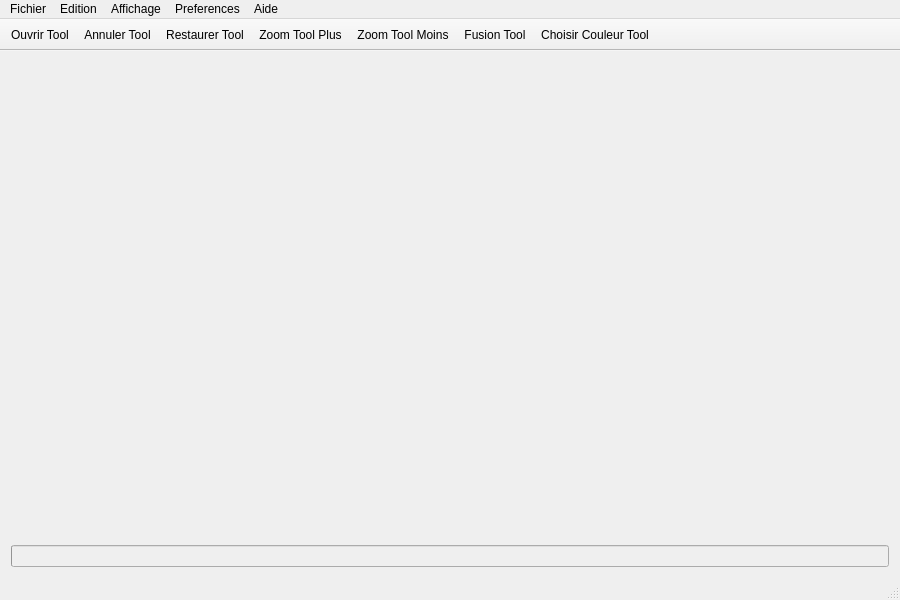
<?xml version="1.0" encoding="UTF-8"?>
<ui version="4.0">
 <class>ToolBar</class>
 <widget class="QMainWindow" name="ToolBar">
  <property name="geometry">
   <rect>
    <x>0</x>
    <y>0</y>
    <width>900</width>
    <height>600</height>
   </rect>
  </property>
  <property name="minimumSize">
   <size>
    <width>900</width>
    <height>600</height>
   </size>
  </property>
  <property name="windowTitle">
   <string>ToolBar</string>
  </property>
  <widget class="QWidget" name="centralWidget">
   <layout class="QVBoxLayout" name="verticalLayout">
    <item>
     <widget class="QWidget" name="widget" native="true">
      <property name="minimumSize">
       <size>
        <width>0</width>
        <height>539</height>
       </size>
      </property>
     </widget>
    </item>
    <item>
     <widget class="QProgressBar" name="progressBar">
      <property name="enabled">
       <bool>false</bool>
      </property>
      <property name="value">
       <number>0</number>
      </property>
      <property name="alignment">
       <set>Qt::AlignBottom|Qt::AlignRight|Qt::AlignTrailing</set>
      </property>
      <property name="textVisible">
       <bool>false</bool>
      </property>
     </widget>
    </item>
   </layout>
  </widget>
  <widget class="QMenuBar" name="menuBar">
   <property name="geometry">
    <rect>
     <x>0</x>
     <y>0</y>
     <width>900</width>
     <height>22</height>
    </rect>
   </property>
   <property name="sizePolicy">
    <sizepolicy hsizetype="Expanding" vsizetype="Expanding">
     <horstretch>0</horstretch>
     <verstretch>0</verstretch>
    </sizepolicy>
   </property>
   <property name="nativeMenuBar">
    <bool>false</bool>
   </property>
   <widget class="QMenu" name="menuFichier">
    <property name="title">
     <string>Fichier</string>
    </property>
    <addaction name="actionNouveauTableauAleatoire"/>
    <addaction name="actionOuvrirTableau"/>
    <addaction name="separator"/>
    <addaction name="actionSauvegarder"/>
    <addaction name="actionEnregistrerSous"/>
    <addaction name="actionExporter"/>
    <addaction name="actionApercuAvantImpression"/>
    <addaction name="actionImprimer"/>
   </widget>
   <widget class="QMenu" name="menuEdition">
    <property name="title">
     <string>Edition</string>
    </property>
    <addaction name="actionAnnuler"/>
    <addaction name="actionRestaurer"/>
    <addaction name="separator"/>
    <addaction name="actionToutSelectionner"/>
    <addaction name="separator"/>
    <addaction name="actionCopier"/>
    <addaction name="separator"/>
    <addaction name="actionFusionner"/>
   </widget>
   <widget class="QMenu" name="menuAffichage">
    <property name="title">
     <string>Affichage</string>
    </property>
    <addaction name="actionZoomPlus"/>
    <addaction name="actionZoomMoins"/>
    <addaction name="actionImageTailleReelle"/>
    <addaction name="actionPleinEcran"/>
    <addaction name="separator"/>
    <addaction name="actionBarreDEtat"/>
    <addaction name="actionBarreDOutils"/>
   </widget>
   <widget class="QMenu" name="menuPreferences">
    <property name="title">
     <string>Preferences</string>
    </property>
    <addaction name="actionModeSombre"/>
    <addaction name="separator"/>
    <addaction name="actionLangues"/>
    <addaction name="separator"/>
    <addaction name="actionChoisirCouleurs"/>
   </widget>
   <widget class="QMenu" name="menuAide">
    <property name="title">
     <string>Aide</string>
    </property>
    <addaction name="actionManuelAide"/>
    <addaction name="actionAide"/>
   </widget>
   <addaction name="menuFichier"/>
   <addaction name="menuEdition"/>
   <addaction name="menuAffichage"/>
   <addaction name="menuPreferences"/>
   <addaction name="menuAide"/>
  </widget>
  <widget class="QToolBar" name="toolBar">
   <property name="sizePolicy">
    <sizepolicy hsizetype="Expanding" vsizetype="Preferred">
     <horstretch>0</horstretch>
     <verstretch>0</verstretch>
    </sizepolicy>
   </property>
   <property name="minimumSize">
    <size>
     <width>32</width>
     <height>32</height>
    </size>
   </property>
   <property name="windowTitle">
    <string>toolBar</string>
   </property>
   <property name="movable">
    <bool>false</bool>
   </property>
   <attribute name="toolBarArea">
    <enum>TopToolBarArea</enum>
   </attribute>
   <attribute name="toolBarBreak">
    <bool>false</bool>
   </attribute>
   <addaction name="actionOuvrirTool"/>
   <addaction name="actionAnnulerTool"/>
   <addaction name="actionRestaurerTool"/>
   <addaction name="actionZoomPlusTool"/>
   <addaction name="actionZoomMoinsTool"/>
   <addaction name="actionFusionTool"/>
   <addaction name="actionChoisirCouleurTool"/>
  </widget>
  <widget class="QStatusBar" name="barreDeStatut"/>
  <action name="actionNouveauTableauAleatoire">
   <property name="icon">
    <iconset>
     <normaloff>../Icones/icons8-ajouter-48.png</normaloff>../Icones/icons8-ajouter-48.png</iconset>
   </property>
   <property name="text">
    <string>Nouveau tableau aleatoire...</string>
   </property>
   <property name="shortcut">
    <string>Ctrl+N</string>
   </property>
  </action>
  <action name="actionOuvrirTableau">
   <property name="icon">
    <iconset>
     <normaloff>../Icones/icons8-ajouter-un-onglet-48(1).png</normaloff>../Icones/icons8-ajouter-un-onglet-48(1).png</iconset>
   </property>
   <property name="text">
    <string>Ouvrir tableau...</string>
   </property>
   <property name="shortcut">
    <string>Ctrl+O</string>
   </property>
  </action>
  <action name="actionSauvegarder">
   <property name="icon">
    <iconset>
     <normaloff>../Icones/icons8-sauvegarder-48.png</normaloff>../Icones/icons8-sauvegarder-48.png</iconset>
   </property>
   <property name="text">
    <string>Enregistrer</string>
   </property>
   <property name="shortcut">
    <string>Ctrl+S</string>
   </property>
  </action>
  <action name="actionExporter">
   <property name="icon">
    <iconset>
     <normaloff>../Icones/icons8-image-entière-48.png</normaloff>../Icones/icons8-image-entière-48.png</iconset>
   </property>
   <property name="text">
    <string>Exporter...</string>
   </property>
  </action>
  <action name="actionImprimer">
   <property name="text">
    <string>Imprimer...</string>
   </property>
   <property name="shortcut">
    <string>Ctrl+P</string>
   </property>
  </action>
  <action name="actionAnnuler">
   <property name="icon">
    <iconset>
     <normaloff>../Icones/icons8-annuler-48.png</normaloff>../Icones/icons8-annuler-48.png</iconset>
   </property>
   <property name="text">
    <string>Annuler</string>
   </property>
   <property name="shortcut">
    <string>Ctrl+Z</string>
   </property>
  </action>
  <action name="actionRestaurer">
   <property name="icon">
    <iconset>
     <normaloff>../Icones/icons8-refaire-48.png</normaloff>../Icones/icons8-refaire-48.png</iconset>
   </property>
   <property name="text">
    <string>Restaurer</string>
   </property>
   <property name="shortcut">
    <string>Ctrl+Y</string>
   </property>
  </action>
  <action name="actionZoomPlus">
   <property name="icon">
    <iconset>
     <normaloff>../Icones/icons8-zoomer-48.png</normaloff>../Icones/icons8-zoomer-48.png</iconset>
   </property>
   <property name="text">
    <string>Zoom avant</string>
   </property>
   <property name="shortcut">
    <string>Ctrl++</string>
   </property>
  </action>
  <action name="actionZoomMoins">
   <property name="icon">
    <iconset>
     <normaloff>../Icones/icons8-dézoomer-48.png</normaloff>../Icones/icons8-dézoomer-48.png</iconset>
   </property>
   <property name="text">
    <string>Zoom arriere</string>
   </property>
   <property name="shortcut">
    <string>Ctrl+-</string>
   </property>
  </action>
  <action name="actionPleinEcran">
   <property name="text">
    <string>Plein ecran</string>
   </property>
   <property name="shortcut">
    <string>F11</string>
   </property>
  </action>
  <action name="actionBarreDEtat">
   <property name="checkable">
    <bool>true</bool>
   </property>
   <property name="checked">
    <bool>true</bool>
   </property>
   <property name="text">
    <string>Barre d'etats</string>
   </property>
  </action>
  <action name="actionBarreDOutils">
   <property name="checkable">
    <bool>true</bool>
   </property>
   <property name="checked">
    <bool>true</bool>
   </property>
   <property name="text">
    <string>Barre d'outils</string>
   </property>
  </action>
  <action name="actionModeSombre">
   <property name="text">
    <string>Mode sombre</string>
   </property>
   <property name="shortcut">
    <string>Ctrl+D</string>
   </property>
  </action>
  <action name="actionLangues">
   <property name="text">
    <string>Langues...</string>
   </property>
  </action>
  <action name="actionAide">
   <property name="text">
    <string>A propos...</string>
   </property>
  </action>
  <action name="actionToutSelectionner">
   <property name="text">
    <string>Tout selectionner</string>
   </property>
   <property name="shortcut">
    <string>Ctrl+A</string>
   </property>
  </action>
  <action name="actionCopier">
   <property name="text">
    <string>Copier</string>
   </property>
   <property name="shortcut">
    <string>Ctrl+C</string>
   </property>
  </action>
  <action name="actionAnnulerTool">
   <property name="icon">
    <iconset>
     <normaloff>../Icones/icons8-annuler-48.png</normaloff>../Icones/icons8-annuler-48.png</iconset>
   </property>
   <property name="text">
    <string>Annuler Tool</string>
   </property>
   <property name="toolTip">
    <string>Annuler</string>
   </property>
   <property name="font">
    <font/>
   </property>
   <property name="shortcut">
    <string>Ctrl+Z</string>
   </property>
  </action>
  <action name="actionRestaurerTool">
   <property name="enabled">
    <bool>true</bool>
   </property>
   <property name="icon">
    <iconset>
     <normaloff>../Icones/icons8-refaire-48.png</normaloff>../Icones/icons8-refaire-48.png</iconset>
   </property>
   <property name="text">
    <string>Restaurer Tool</string>
   </property>
   <property name="shortcut">
    <string>Ctrl+Y</string>
   </property>
   <property name="visible">
    <bool>true</bool>
   </property>
  </action>
  <action name="actionZoomPlusTool">
   <property name="icon">
    <iconset>
     <normaloff>../Icones/icons8-zoomer-48.png</normaloff>../Icones/icons8-zoomer-48.png</iconset>
   </property>
   <property name="text">
    <string>Zoom Tool Plus</string>
   </property>
  </action>
  <action name="actionZoomMoinsTool">
   <property name="icon">
    <iconset>
     <normaloff>../Icones/icons8-dézoomer-48.png</normaloff>../Icones/icons8-dézoomer-48.png</iconset>
   </property>
   <property name="text">
    <string>Zoom Tool Moins</string>
   </property>
  </action>
  <action name="actionFusionTool">
   <property name="icon">
    <iconset>
     <normaloff>../Icones/icons8-pincer-48.png</normaloff>../Icones/icons8-pincer-48.png</iconset>
   </property>
   <property name="text">
    <string>Fusion Tool</string>
   </property>
  </action>
  <action name="actionOuvrirTool">
   <property name="icon">
    <iconset>
     <normaloff>../Icones/icons8-ajouter-un-onglet-48(1).png</normaloff>../Icones/icons8-ajouter-un-onglet-48(1).png</iconset>
   </property>
   <property name="text">
    <string>Ouvrir Tool</string>
   </property>
  </action>
  <action name="actionChoisirCouleurTool">
   <property name="icon">
    <iconset>
     <normaloff>../Icones/icons8-cercle-rvb-40.png</normaloff>../Icones/icons8-cercle-rvb-40.png</iconset>
   </property>
   <property name="text">
    <string>Choisir Couleur Tool</string>
   </property>
  </action>
  <action name="actionChoisirCouleurs">
   <property name="text">
    <string>Accessibilité... </string>
   </property>
  </action>
  <action name="actionFusionner">
   <property name="icon">
    <iconset>
     <normaloff>../Icones/icons8-pincer-48.png</normaloff>../Icones/icons8-pincer-48.png</iconset>
   </property>
   <property name="text">
    <string>Fusionner</string>
   </property>
   <property name="shortcut">
    <string>Ctrl+M</string>
   </property>
  </action>
  <action name="actionEnregistrerSous">
   <property name="icon">
    <iconset>
     <normaloff>../Icones/icons8-enregistrer-sous-48.png</normaloff>../Icones/icons8-enregistrer-sous-48.png</iconset>
   </property>
   <property name="text">
    <string>Enregistrer sous...</string>
   </property>
   <property name="shortcut">
    <string>Ctrl+Shift+S</string>
   </property>
  </action>
  <action name="actionImageTailleReelle">
   <property name="icon">
    <iconset>
     <normaloff>../Icones/icons8-zoom-taille-réelle-48.png</normaloff>../Icones/icons8-zoom-taille-réelle-48.png</iconset>
   </property>
   <property name="text">
    <string>Image taille réelle </string>
   </property>
   <property name="shortcut">
    <string>Ctrl+0</string>
   </property>
  </action>
  <action name="actionManuelAide">
   <property name="icon">
    <iconset>
     <normaloff>../Icones/icons8-aide-48.png</normaloff>../Icones/icons8-aide-48.png</iconset>
   </property>
   <property name="text">
    <string>Manuel d'aide...</string>
   </property>
   <property name="shortcut">
    <string>F1</string>
   </property>
  </action>
  <action name="actionApercuAvantImpression">
   <property name="text">
    <string>Aperçu avant impression</string>
   </property>
   <property name="shortcut">
    <string>Ctrl+Shift+P</string>
   </property>
  </action>
 </widget>
 <layoutdefault spacing="6" margin="11"/>
 <resources/>
 <connections/>
</ui>
